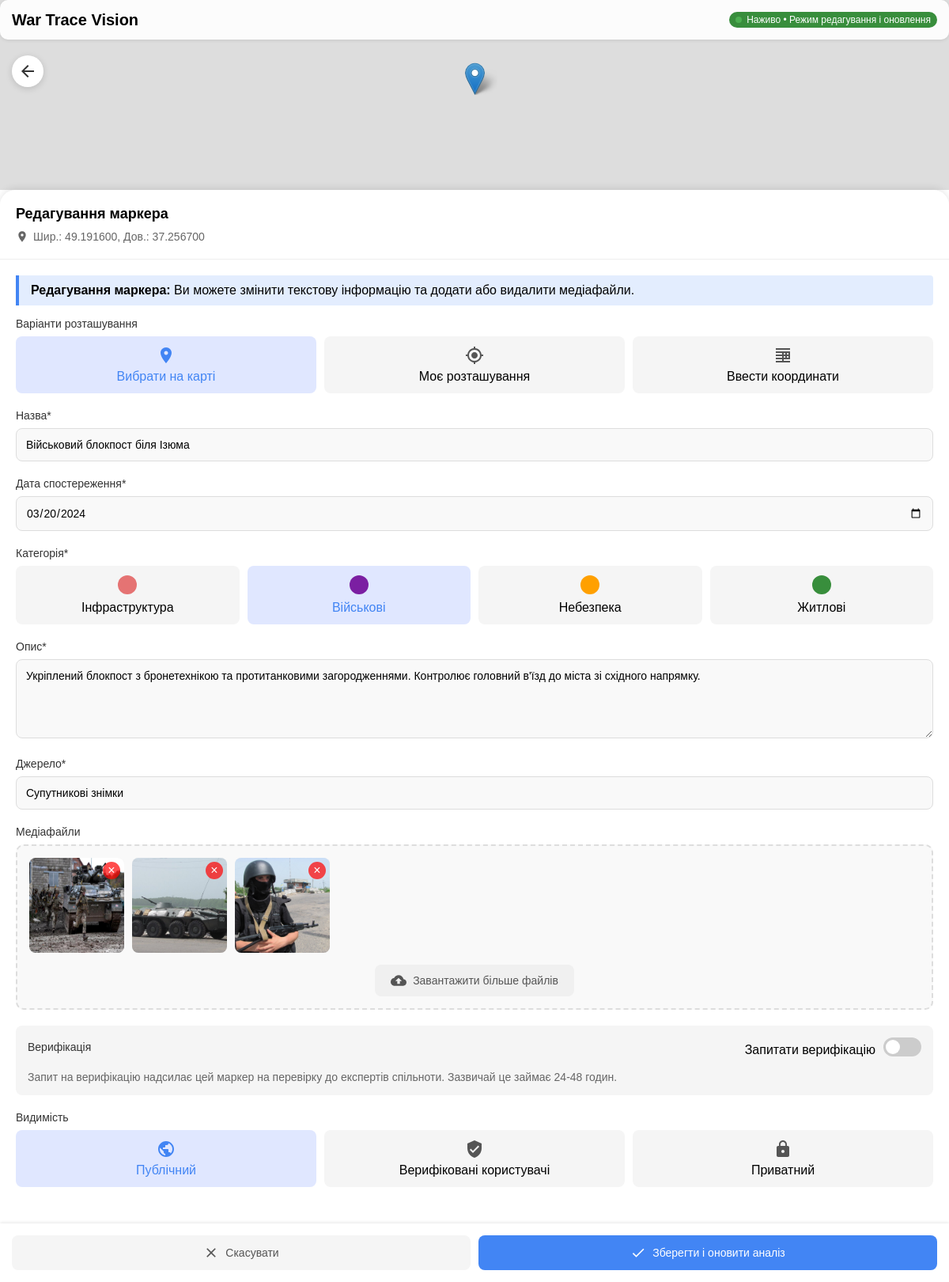
The page /content/marker/16/edit/ (signed in) on the database its author committed.
### content/models.py (models this page shows, shortened)
class Marker(models.Model):
    CATEGORY_CHOICES = [
        ('military', 'Military'),
        ('infrastructure', 'Infrastructure'),
        ('residential', 'Residential'),
        ('hazard', 'Hazard'),
        ('other', 'Other'),
    ]
    VERIFICATION_CHOICES = [
        ('verified', 'Verified'),
        ('unverified', 'Unverified'),
        ('ai-detected', 'AI Detected'),
        ('disputed', 'Disputed'),
        ('pending', 'Pending'),
    ]
    VISIBILITY_CHOICES = [
        ('public', 'Public'),
        ('private', 'Private'),
        ('verified_only', 'Verified Users Only'),
    ]
    user = models.ForeignKey(User, on_delete=models.CASCADE, related_name='markers')
    title = models.CharField(max_length=100)
    description = models.TextField()
    latitude = models.FloatField(null=True)
    longitude = models.FloatField(null=True)
    date = models.DateField(default=timezone.now)
    created_at = models.DateTimeField(auto_now_add=True)
    updated_at = models.DateTimeField(auto_now=True)
    category = models.CharField(max_length=20, choices=CATEGORY_CHOICES, default='other')
    verification = models.CharField(max_length=20, choices=VERIFICATION_CHOICES, default='unverified')
    confidence = models.IntegerField(default=100)  # Stored as percentage 0-100
    source = models.CharField(max_length=255, blank=True)
    visibility = models.CharField(max_length=20, choices=VISIBILITY_CHOICES, default='public')
    object_detection = models.BooleanField(default=False)
    camouflage_detection = models.BooleanField(default=False)
    damage_assessment = models.BooleanField(default=False)
    thermal_analysis = models.BooleanField(default=False)
    request_verification = models.BooleanField(default=False)
    upvotes = models.ManyToManyField(User, related_name='marker_upvotes', blank=True)

class MarkerFile(models.Model):
    marker = models.ForeignKey(Marker, on_delete=models.CASCADE, related_name='files')
    file = models.FileField(upload_to='user_uploads/')
    uploaded_at = models.DateTimeField(auto_now_add=True)

### content/views.py (the view)
# urls.py: path('marker/<int:marker_id>/edit/', views.edit_marker_view, name='edit_marker'),
@login_required
def edit_marker_view(request, marker_id):
    print(f"[edit_marker_view] Entering function with marker_id: {marker_id}")
    logger.info(f"User {request.user.username} is attempting to edit marker {marker_id}")
    marker = get_object_or_404(Marker, id=marker_id)
    print(f"[edit_marker_view] Retrieved marker: {marker.title} (ID: {marker.id})")
    if marker.user != request.user and not request.user.is_staff:
        print(f"[edit_marker_view] Permission denied for user {request.user.username} to edit marker {marker_id}")
        logger.warning(f"Permission denied: User {request.user.username} attempted to edit marker {marker_id} owned by {marker.user.username}")
        return render(request, '403.html', status=403)
    print(f"[edit_marker_view] Rendering edit page for marker {marker_id}")
    return render(request, 'marker-edit.html', {'marker': marker})

### content/templates/marker-edit.html (shortened to what this page needs)
{% load static %}
<!DOCTYPE html>
<html lang="uk">
<head>
  <link rel="stylesheet" href="https://cdnjs.cloudflare.com/ajax/libs/leaflet/1.9.4/leaflet.min.css">
  <link rel="stylesheet" href="{% static 'css/map.css' %}">
  <link rel="stylesheet" href="{% static 'css/marker-create.css' %}">
</head>
<body>
  <div id="edit-map"></div>
  <div class="app-header">
    <h1>War Trace Vision</h1>
    <div class="status">Наживо • Режим редагування</div>
  </div>
  <div class="back-button" id="back-to-marker">
    <svg viewBox="0 0 24 24">
      <path d="M20 11H7.83l5.59-5.59L12 4l-8 8 8 8 1.41-1.41L7.83 13H20v-2z"/>
    </svg>
  </div>
  <div class="create-panel edit-panel">
    <div class="create-header edit-header">
      <h2>Редагування маркера</h2>
      <div class="marker-coordinates" id="selected-coordinates">
        <svg viewBox="0 0 24 24">
          <path d="M12 2C8.13 2 5 5.13 5 9c0 5.25 7 13 7 13s7-7.75 7-13c0-3.87-3.13-7-7-7zm0 9.5c-1.38 0-2.5-1.12-2.5-2.5s1.12-2.5 2.5-2.5 2.5 1.12 2.5 2.5-1.12 2.5-2.5 2.5z"/>
        </svg>
        <span>Шир.: {{ marker.latitude|floatformat:6 }}, Дов.: {{ marker.longitude|floatformat:6 }}</span>
      </div>
    </div>
    <div class="create-content edit-content">
      <div class="edit-hint" id="editHint">
        <strong>Редагування маркера:</strong> Ви можете змінити текстову інформацію та додати або видалити медіафайли.
      </div>
      <form id="edit-marker-form" enctype="multipart/form-data">
        <div class="form-section">
          <label>Варіанти розташування</label>
          <div class="location-options">
            <div class="location-option active" id="use-map-click">
              <svg viewBox="0 0 24 24">
                <path d="M12 2C8.13 2 5 5.13 5 9c0 5.25 7 13 7 13s7-7.75 7-13c0-3.87-3.13-7-7-7zm0 9.5c-1.38 0-2.5-1.12-2.5-2.5s1.12-2.5 2.5-2.5 2.5 1.12 2.5 2.5-1.12 2.5-2.5 2.5z"/>
              </svg>
              <span>Вибрати на карті</span>
            </div>
            <div class="location-option" id="use-current-location">
              <span>Моє розташування</span>
            </div>
            <div class="location-option" id="use-coordinates">
              <svg viewBox="0 0 24 24">
                <path d="M15 13h2v2h-2zm0-4h2v2h-2zm4 4h2v2h-2zm0-4h2v2h-2zm-8 8h2v2h-2zm0-4h2v2h-2zm0-4h2v2h-2zM3 21h18v-2H3v2zm0-4h18v-2H3v2zm0-4h18v-2H3v2zm0-4h18V7H3v2zm0-6v2h18V3H3z"/>
              </svg>
              <span>Ввести координати</span>
            </div>
          </div>
        </div>
        <div class="form-section">
          <label for="marker-title">Назва*</label>
          <input type="text" id="marker-title" name="title" placeholder="Введіть описову назву" value="{{ marker.title }}" required>
        </div>
        <div class="form-section">
          <label for="marker-date">Дата спостереження*</label>
          <input type="date" id="marker-date" name="date" value="{{ marker.date|date:'Y-m-d' }}" required>
        </div>
        <div class="form-section">
          <label for="marker-category">Категорія*</label>
          <div class="category-selector">
            <div class="category-option {% if marker.category == 'infrastructure' %}active{% endif %}" data-category="infrastructure">
              <div class="category-icon infrastructure"></div>
              <span>Інфраструктура</span>
            </div>
            <div class="category-option {% if marker.category == 'military' %}active{% endif %}" data-category="military">
              <div class="category-icon military"></div>
              <span>Військові</span>
            </div>
            <div class="category-option {% if marker.category == 'hazard' %}active{% endif %}" data-category="hazard">
              <div class="category-icon hazard"></div>
              <span>Небезпека</span>
            </div>
            <div class="category-option {% if marker.category == 'residential' %}active{% endif %}" data-category="residential">
              <div class="category-icon residential"></div>
              <span>Житлові</span>
            </div>
          </div>
        </div>
        <div class="form-section">
          <label for="marker-description">Опис*</label>
          <textarea id="marker-description" name="description" placeholder="Надайте детальну інформацію про те, що ви спостерігали" required>{{ marker.description }}</textarea>
        </div>
        <div class="form-section">
          <label for="marker-source">Джерело*</label>
          <input type="text" id="marker-source" name="source" placeholder="Опишіть, як ви отримали цю інформацію" value="{{ marker.source }}" required>
        </div>
        <div class="form-section media-upload-section">
          <label>Медіафайли</label>
          <div class="media-upload-container">
            <div class="media-preview-area" id="media-preview">
              {% for file in marker.files.all %}
              <div class="media-preview-item existing-media" data-id="{{ file.id }}">
                {% if file.file.url|slice:"-4:" == ".jpg" or file.file.url|slice:"-5:" == ".jpeg" or file.file.url|slice:"-4:" == ".png" or file.file.url|slice:"-4:" == ".gif" %}
                <img src="{{ file.file.url }}" alt="Медіафайл">
                {% else %}
                <video src="{{ file.file.url }}" controls></video>
                {% endif %}
                <div class="media-delete-btn" data-id="{{ file.id }}">×</div>
              </div>
              {% endfor %}
            </div>
            <div class="upload-actions">
              <button type="button" class="upload-btn" id="trigger-upload">
                <svg viewBox="0 0 24 24">
                  <path d="M19.35 10.04C18.67 6.59 15.64 4 12 4 9.11 4 6.6 5.64 5.35 8.04 2.34 8.36 0 10.91 0 14c0 3.31 2.69 6 6 6h13c2.76 0 5-2.24 5-5 0-2.64-2.05-4.78-4.65-4.96zM14 13v4h-4v-4H7l5-5 5 5h-3z"/>
                </svg>
                Завантажити більше файлів
              </button>
            </div>
          </div>
        </div>
        <div class="form-section verification-section">
          <div class="verification-header">
            <label>Верифікація</label>
            <div class="verification-toggle">
              <span>Запитати верифікацію</span>
              <label class="toggle-switch">
                <span class="toggle-slider"></span>
              </label>
            </div>
          </div>
          <div class="verification-info">
            <p>Запит на верифікацію надсилає цей маркер на перевірку до експертів спільноти. Зазвичай це займає 24-48 годин.</p>
          </div>
        </div>
        <div class="form-section">
          <label>Видимість</label>
          <div class="visibility-options">
            <div class="visibility-option {% if marker.visibility == 'public' %}active{% endif %}" data-visibility="public">
              <span>Публічний</span>
            </div>
            <div class="visibility-option {% if marker.visibility == 'verified_only' %}active{% endif %}" data-visibility="verified_only">
              <svg viewBox="0 0 24 24">
                <path d="M12 1L3 5v6c0 5.55 3.84 10.74 9 12 5.16-1.26 9-6.45 9-12V5l-9-4zm-2 16l-4-4 1.41-1.41L10 14.17l6.59-6.59L18 9l-8 8z"/>
              </svg>
              <span>Верифіковані користувачі</span>
            </div>
            <div class="visibility-option {% if marker.visibility == 'private' %}active{% endif %}" data-visibility="private">
              <svg viewBox="0 0 24 24">
                <path d="M18 8h-1V6c0-2.76-2.24-5-5-5S7 3.24 7 6v2H6c-1.1 0-2 .9-2 2v10c0 1.1.9 2 2 2h12c1.1 0 2-.9 2-2V10c0-1.1-.9-2-2-2zm-6 9c-1.1 0-2-.9-2-2s.9-2 2-2 2 .9 2 2-.9 2-2 2zm3.1-9H8.9V6c0-1.71 1.39-3.1 3.1-3.1 1.71 0 3.1 1.39 3.1 3.1v2z"/>
              </svg>
              <span>Приватний</span>
            </div>
          </div>
        </div>
      </form>
    </div>
  </div>
  <div class="action-buttons">
    <button type="button" class="secondary-btn" id="cancel-edit">
      <svg viewBox="0 0 24 24">
        <path d="M19 6.41L17.59 5 12 10.59 6.41 5 5 6.41 10.59 12 5 17.59 6.41 19 12 13.41 17.59 19 19 17.59 13.41 12z"/>
      </svg>
      Скасувати
    </button>
    <button type="submit" class="primary-btn" id="save-marker" form="edit-marker-form">
    </button>
  </div>
</body>
</html>

### static/css/map.css (style rules this page uses)
* { margin: 0; padding: 0; box-sizing: border-box; font-family: Arial, sans-serif; }
body { width: 100vw; height: 100vh; overflow: hidden; }
.app-header { position: absolute; top: 15px; left: 85px; height: 50px; background-color: rgba(255, 255, 255, 0.8); border-radius: 10px; display: flex; align-items: center; padding: 0 15px; z-index: 2; box-shadow: 0 2px 10px rgba(0, 0, 0, 0.2); }
.app-header h1 { font-size: 16px; margin-right: 15px; }
.app-header .status { font-size: 12px; background-color: #388E3C; color: white; padding: 3px 8px; border-radius: 12px; }

### content/templates/marker-edit.html (style rules this page uses)
.edit-hint { background-color: rgba(66, 133, 244, 0.15); border-left: 4px solid #4285F4; padding: 10px 15px; margin-bottom: 15px; border-radius: 0 4px 4px 0; }

### rows shown on the page
Marker: latitude "49.191600", longitude "37.256700", title "Військовий блокпост біля Ізюма", date "03/20/2024", description "Укріплений блокпост з бронетехнікою та протитанковими загородженнями. Контролює головний в'їзд до міста зі східного напрямку.", source "Супутникові знімки"
MarkerFile: file (picture)
MarkerFile: file (picture)
MarkerFile: file (picture)
